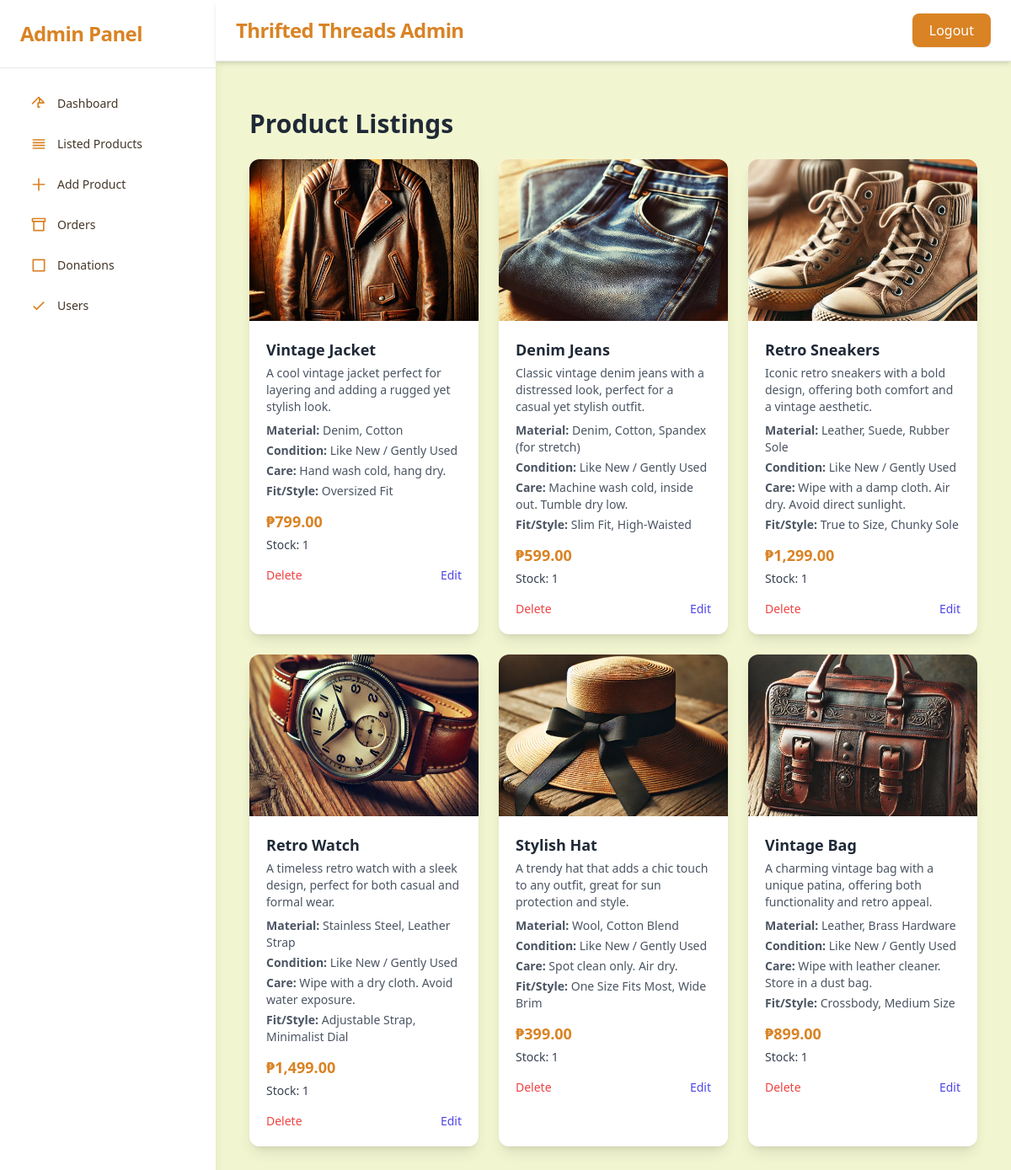
The app's page /admin/listed_products.php (signed in) with its own data.
### tables this page shows
CREATE TABLE `products` (
  `id` int(11) NOT NULL,
  `name` varchar(255) NOT NULL,
  `description` text NOT NULL,
  `price` decimal(10,2) NOT NULL,
  `image` varchar(255) NOT NULL,
  `created_at` timestamp NOT NULL DEFAULT current_timestamp(),
  `stock` int(11) NOT NULL DEFAULT 0,
  `material` varchar(255) DEFAULT NULL,
  `condition_note` varchar(255) DEFAULT NULL,
  `care_instructions` text DEFAULT NULL,
  `fit_style` text DEFAULT NULL
);

### admin/listed_products.php (the view, shortened to what this page needs)
<?php
include 'db_conn.php';
?>
<!DOCTYPE html>
<html lang="en">
<head>
    <script src="https://cdn.tailwindcss.com"></script>
</head>
<body class="bg-[#F2F6D0] text-[#443627] min-h-screen font-sans">
<div class="flex min-h-screen">
<aside class="w-64 bg-white shadow-lg hidden md:flex flex-col">
  <div class="p-6 border-b border-gray-200">
    <h2 class="text-2xl font-extrabold text-[#D98324] tracking-tight">Admin Panel</h2>
  </div>
  <nav class="flex flex-col gap-3 p-6 text-sm text-[#443627]">
    <a href="admin_dashboard.php" class="flex items-center gap-3 px-3 py-2 rounded-lg hover:bg-[#F2F6D0] hover:text-[#D98324] transition">
      <svg class="w-5 h-5 text-[#D98324]" fill="none" stroke="currentColor" stroke-width="2"
           viewBox="0 0 24 24"><path stroke-linecap="round" stroke-linejoin="round" d="M3 12l2-2m0 0l7-7 7 7M13 5v6h6m-6 0h-2v6h2"/></svg>
      Dashboard
    <a href="listed_products.php" class="flex items-center gap-3 px-3 py-2 rounded-lg hover:bg-[#F2F6D0] hover:text-[#D98324] transition">
      <svg class="w-5 h-5 text-[#D98324]" fill="none" stroke="currentColor" stroke-width="2"
          viewBox="0 0 24 24"><path stroke-linecap="round" stroke-linejoin="round" d="M4 6h16M4 10h16M4 14h16M4 18h16"/></svg>
      Listed Products
    </a>
    <a href="add_product.php" class="flex items-center gap-3 px-3 py-2 rounded-lg hover:bg-[#F2F6D0] hover:text-[#D98324] transition">
      <svg class="w-5 h-5 text-[#D98324]" fill="none" stroke="currentColor" stroke-width="2"
           viewBox="0 0 24 24"><path stroke-linecap="round" stroke-linejoin="round" d="M12 4v16m8-8H4"/></svg>
      Add Product
    </a>
    <a href="orders.php" class="flex items-center gap-3 px-3 py-2 rounded-lg hover:bg-[#F2F6D0] hover:text-[#D98324] transition">
      <svg class="w-5 h-5 text-[#D98324]" fill="none" stroke="currentColor" stroke-width="2"
           viewBox="0 0 24 24"><path stroke-linecap="round" stroke-linejoin="round" d="M3 3h18v4H3zM5 7v13h14V7"/></svg>
      Orders
    </a>
    <a href="donations.php" class="flex items-center gap-3 px-3 py-2 rounded-lg hover:bg-[#F2F6D0] hover:text-[#D98324] transition">
      <svg class="w-5 h-5 text-[#D98324]" fill="none" stroke="currentColor" stroke-width="2"
           viewBox="0 0 24 24"><path stroke-linecap="round" stroke-linejoin="round" d="M4 4h16v16H4z"/></svg>
      Donations
    </a>
    <a href="users.php" class="flex items-center gap-3 px-3 py-2 rounded-lg hover:bg-[#F2F6D0] hover:text-[#D98324] transition">
      <svg class="w-5 h-5 text-[#D98324]" fill="none" stroke="currentColor" stroke-width="2"
           viewBox="0 0 24 24"><path stroke-linecap="round" stroke-linejoin="round" d="M5 13l4 4L19 7"/></svg>
      Users
    </a>
  </nav>
</aside>
  <div class="flex-1 flex flex-col">
<header class="bg-white shadow-md px-6 py-4 border-b flex items-center justify-between">
  <h1 class="text-2xl font-bold text-[#D98324] tracking-tight">Thrifted Threads Admin</h1>
  <form method="POST">
    <button name="logout"
            class="bg-[#D98324] hover:bg-[#b86112] text-white font-medium px-5 py-2 rounded-lg transition-all duration-200 shadow-sm">
      Logout
    </button>
  </form>
</header>
<main class="flex-1 p-6">
<section class="max-w-7xl mx-auto px-4 py-8">
  <h2 class="text-3xl font-bold text-gray-800 mb-6">Product Listings</h2>
  <div class="grid grid-cols-1 sm:grid-cols-2 lg:grid-cols-3 gap-6">
    <?php
    $result = $conn->query("SELECT * FROM products");
    while ($row = $result->fetch_assoc()) {
      echo '
      <div class="bg-white rounded-xl shadow-lg overflow-hidden transition-transform hover:scale-[1.02]">
          <img src="' . $row['image'] . '" class="h-48 w-full object-cover" alt="' . htmlspecialchars($row['name']) . '">
          <div class="p-5">
              <h3 class="text-lg font-semibold text-gray-800 mb-1">' . htmlspecialchars($row['name']) . '</h3>
              <p class="text-sm text-gray-600 mb-2">' . htmlspecialchars($row['description']) . '</p>
              <ul class="text-sm text-gray-600 space-y-1 mb-3">
                  <li><strong>Material:</strong> ' . htmlspecialchars($row['material']) . '</li>
                  <li><strong>Condition:</strong> ' . htmlspecialchars($row['condition_note']) . '</li>
                  <li><strong>Care:</strong> ' . htmlspecialchars($row['care_instructions']) . '</li>
                  <li><strong>Fit/Style:</strong> ' . htmlspecialchars($row['fit_style']) . '</li>
              </ul>
              <p class="text-lg font-bold text-[#D98324] mb-1">₱' . number_format($row['price'], 2) . '</p>
              <p class="text-sm text-gray-700 mb-4">Stock: ' . (int)$row['stock'] . '</p>
              <div class="flex justify-between text-sm">
                  <a href="?delete=' . $row['id'] . '" onclick="return confirm(\'Delete this product?\')" class="text-red-500 hover:underline">Delete</a>
                  <button
                      onclick="openEditModal(' .
                          $row['id'] . ', \'' .
                          addslashes($row['name']) . '\', \'' .
                          addslashes($row['description']) . '\', \'' .
                          addslashes($row['material']) . '\', \'' .
                          addslashes($row['condition_note']) . '\', \'' .
                          addslashes($row['care_instructions']) . '\', \'' .
                          addslashes($row['fit_style']) . '\', ' .
                          $row['price'] . ', ' .
                          $row['stock'] .
                      ')"
                      class="text-indigo-600 hover:underline">
                      Edit
                  </button>
              </div>
          </div>
      </div>';
    }
    ?>
  </div>
</section>
    </main>
  </div>
</div>
</body>
</html>

### records on screen
products: image (picture), name "Vintage Jacket", description "A cool vintage jacket perfect for layering and adding a rugged yet stylish look.", material "Denim, Cotton", condition_note "Like New / Gently Used", care_instructions "Hand wash cold, hang dry.", fit_style "Oversized Fit", price "799.00", stock "1"
products: image (picture), name "Denim Jeans", description "Classic vintage denim jeans with a distressed look, perfect for a casual yet stylish outfit.", material "Denim, Cotton, Spandex (for stretch)", condition_note "Like New / Gently Used", care_instructions "Machine wash cold, inside out. Tumble dry low.", fit_style "Slim Fit, High-Waisted", price "599.00", stock "1"
products: image (picture), name "Retro Sneakers", description "Iconic retro sneakers with a bold design, offering both comfort and a vintage aesthetic.", material "Leather, Suede, Rubber Sole", condition_note "Like New / Gently Used", care_instructions "Wipe with a damp cloth. Air dry. Avoid direct sunlight.", fit_style "True to Size, Chunky Sole", price "1,299.00", stock "1"
products: image (picture), name "Retro Watch", description "A timeless retro watch with a sleek design, perfect for both casual and formal wear.", material "Stainless Steel, Leather Strap", condition_note "Like New / Gently Used", care_instructions "Wipe with a dry cloth. Avoid water exposure.", fit_style "Adjustable Strap, Minimalist Dial", price "1,499.00", stock "1"
products: image (picture), name "Stylish Hat", description "A trendy hat that adds a chic touch to any outfit, great for sun protection and style.", material "Wool, Cotton Blend", condition_note "Like New / Gently Used", care_instructions "Spot clean only. Air dry.", fit_style "One Size Fits Most, Wide Brim", price "399.00", stock "1"
products: image (picture), name "Vintage Bag", description "A charming vintage bag with a unique patina, offering both functionality and retro appeal.", material "Leather, Brass Hardware", condition_note "Like New / Gently Used", care_instructions "Wipe with leather cleaner. Store in a dust bag.", fit_style "Crossbody, Medium Size", price "899.00", stock "1"
